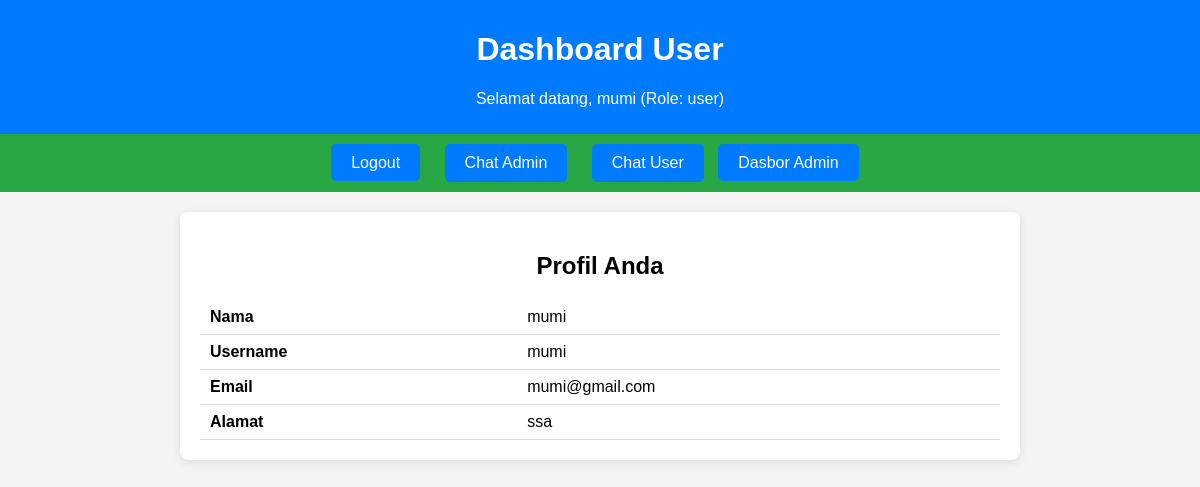
/adminduser.php (signed in), run on the app's committed database.
### tables this page shows
CREATE TABLE `data_user` (
  `id` int(11) NOT NULL,
  `nama` varchar(255) NOT NULL,
  `username` varchar(255) NOT NULL,
  `email` varchar(255) NOT NULL,
  `password` varchar(255) NOT NULL,
  `alamat` text DEFAULT NULL,
  `role` enum('admin','user') NOT NULL DEFAULT 'user'
);

### adminduser.php (the view, shortened to what this page needs)
<?php
require 'db.php';
$username = $_SESSION['username'];
$sql = "SELECT username, role, nama, alamat, email, id FROM data_user WHERE username = '$username'";
$result = $conn->query($sql);
if ($result->num_rows > 0) {
    $user = $result->fetch_assoc();
    $user_name = $user['username'];
    $user_role = $user['role'];
    $user_nama = $user['nama'];
    $user_alamat = $user['alamat'];
    $user_email = $user['email'];
} else {
    header("Location: login.php");
    exit;
}
$sql_admin = "SELECT id FROM data_user WHERE role = 'admin' LIMIT 1";
$result_admin = $conn->query($sql_admin);
if ($result_admin && $result_admin->num_rows > 0) {
    $admin = $result_admin->fetch_assoc();
    $admin_id = $admin['id'];
} else {
    $admin_id = null;
}
?>
<!DOCTYPE html>
<html lang="en">
<head>
</head>
<body>
<div class="header">
    <h1>Dashboard User</h1>
    <p>Selamat datang, <?= $user_name ?> (Role: <?= $user_role ?>)</p>
</div>
<div class="menu">
    <a href="exit.php">Logout</a>
    <?php if ($admin_id !== null): ?>
        <a href="chatad.php" class="chat-link">Chat Admin</a>
    <?php else: ?>
        <span>Admin not available</span>
    <?php endif; ?>
    <a href="chatuser.php" class="chat-link">Chat User</a>
    <a href="admindas.php">Dasbor Admin</a>
</div>
<div class="profile">
    <h2>Profil Anda</h2>
    <table>
        <tr>
            <th>Nama</th>
            <td><?= $user_nama ?></td>
        </tr>
        <tr>
            <th>Username</th>
            <td><?= $user_name ?></td>
        </tr>
        <tr>
            <th>Email</th>
            <td><?= $user_email ?></td>
        </tr>
        <tr>
            <th>Alamat</th>
            <td><?= $user_alamat ?></td>
        </tr>
    </table>
</div>
</body>
</html>

### adminduser.php (style rules this page uses)
body { font-family: Arial, sans-serif; margin: 0; padding: 0; background-color: #f4f4f4; }
.header { background-color: #007BFF; color: white; padding: 10px 20px; text-align: center; }
.menu { background-color: #28a745; color: white; padding: 10px; text-align: center; }
.menu a { text-decoration: none; color: white; background-color: #007BFF; padding: 10px 20px; margin-right: 10px; border-radius: 5px; }
.profile { max-width: 800px; margin: 20px auto; background: white; padding: 20px; border-radius: 8px; box-shadow: 0 2px 10px rgba(0, 0, 0, 0.1); }
.profile h2 { text-align: center; }
.profile table { width: 100%; border-collapse: collapse; }
.profile table th, .profile table td { text-align: left; padding: 8px 10px; border-bottom: 1px solid #ddd; }
.chat-link { display: inline-block; padding: 5px 10px; background-color: #007BFF; color: white; text-decoration: none; border-radius: 5px; margin-left: 10px; }

### data on the page
data_user: username "mumi", role "user", nama "mumi", email "mumi@gmail.com", alamat "ssa"
